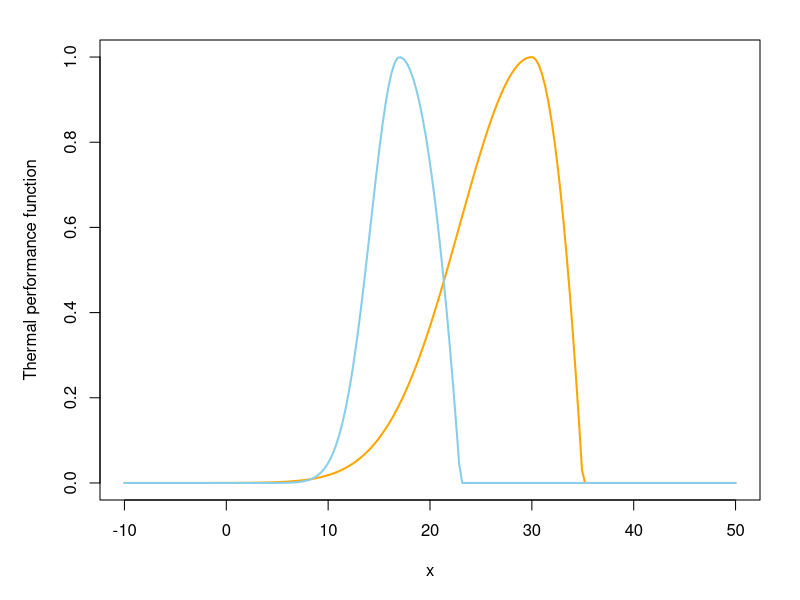

R code for this plot:
## Plot the thermal perfornamce curve
  x_opt1<- 30
  x_opt2<- 17
  x_max1<- 35
  x_max2<- 23
  sigma1<- 5
  sigma2<- 2
  dev.new()
  par(mar=c(5,5,2,2))
  curve((x<x_opt1)*(exp(-((x-x_opt1)/2/sigma1)^2))
        +(x_max1>x & x>=x_opt1)*(1-((x-x_opt1)/(x_opt1-x_max1))^2)
        +(x>=x_max1)*(0), lwd=2, n=200,
        xlim=c(-10,50),ylim=c(0,1),col="orange",
        ylab="Thermal performance function")
  curve((x<x_opt2)*(exp(-((x-x_opt2)/2/sigma2)^2))
        +(x_max2>x & x>=x_opt2)*(1-((x-x_opt2)/(x_opt2-x_max2))^2)
        +(x>=x_max2)*(0)
        ,col="skyblue", lwd=2, n=200, add=T)
